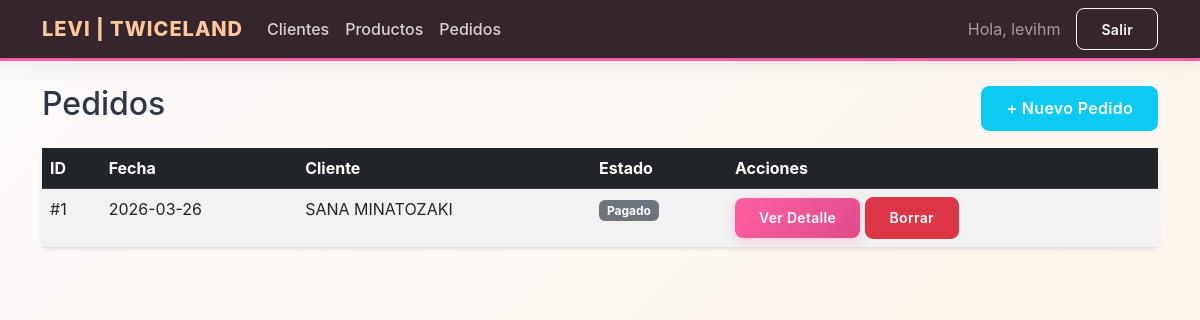
The app's page /pedidos (signed in) with its own data.
### tables this page shows
CREATE TABLE pedidos(
            id INTEGER PRIMARY KEY AUTOINCREMENT,
            cliente_id INTEGER NOT NULL,
            fecha TEXT NOT NULL,
            estado TEXT NOT NULL DEFAULT 'borrador',
            notas TEXT,
            created_at TEXT NOT NULL,
            FOREIGN KEY(cliente_id) REFERENCES clientes(id) ON DELETE RESTRICT
        );

### app.py (the view)
    @app.route("/pedidos")
    @login_required
    def pedidos_list():
        conn = get_db()
        rows = conn.execute("""
            SELECT p.*, c.nombre || ' ' || c.apellidos AS cliente_nombre
            FROM pedidos p
            JOIN clientes c ON c.id = p.cliente_id
            ORDER BY p.id DESC
        """).fetchall()
        conn.close()
        return render_template("pedidos_list.html", pedidos=rows)

### templates/pedidos_list.html
{% extends "base.html" %}
{% block content %}
<div class="d-flex justify-content-between align-items-center mb-3">
    <h2>Pedidos</h2>
    <a href="{{ url_for('pedidos_new') }}" class="btn btn-info text-white">+ Nuevo Pedido</a>
</div>
<table class="table table-striped table-hover bg-white shadow-sm rounded">
    <thead class="table-dark">
        <tr>
            <th>ID</th>
            <th>Fecha</th>
            <th>Cliente</th>
            <th>Estado</th>
            <th>Acciones</th>
        </tr>
    </thead>
    <tbody>
        {% for p in pedidos %}
        <tr>
            <td>#{{ p.id }}</td>
            <td>{{ p.fecha }}</td>
            <td>{{ p.cliente_nombre }}</td>
            <td><span class="badge bg-secondary">{{ p.estado | capitalize }}</span></td>
            <td>
                <a href="{{ url_for('pedido_view', pedido_id=p.id) }}" class="btn btn-sm btn-primary">Ver Detalle</a>
                <form action="{{ url_for('pedido_delete', pedido_id=p.id) }}" method="POST" class="d-inline" onsubmit="return confirm('¿Borrar pedido completo?');">
                    <button type="submit" class="btn btn-sm btn-danger">Borrar</button>
                </form>
            </td>
        </tr>
        {% endfor %}
    </tbody>
</table>
{% endblock %}

### static/css/style.css (style rules this page uses)
:root { --twice-magenta: #FF5FA2; --twice-magenta-dark: #e04b88; --twice-apricot: #FCC89B; --twice-dark: #2c1a22; --bg-light: #f8f9fa; --text-main: #2d3748; }
body.bg-light { background: linear-gradient(-45deg, #fdfafb, #fce4ec, #fff3e0, #fdfafb); background-size: 400% 400%; animation: gradientBG 15s ease infinite; font-family: 'Inter', 'Segoe UI', system-ui, -apple-system, sans-serif; color: var(--text-main); min-height: 100vh; }
.btn { border-radius: 8px; padding: 0.6rem 1.5rem; font-weight: 600; letter-spacing: 0.3px; transition: all 0.3s ease; }
.btn-primary { background: linear-gradient(135deg, var(--twice-magenta), var(--twice-magenta-dark)); border: none; color: white; box-shadow: 0 4px 12px rgba(255, 95, 162, 0.25); }

### records on screen
pedidos: id "1", fecha "2026-03-26", cliente_nombre "SANA MINATOZAKI", estado "Pagado"

### other values on screen
{{ APP_NAME }} "LEVI | TWICELAND"
{{ current_user }} "levihm"
